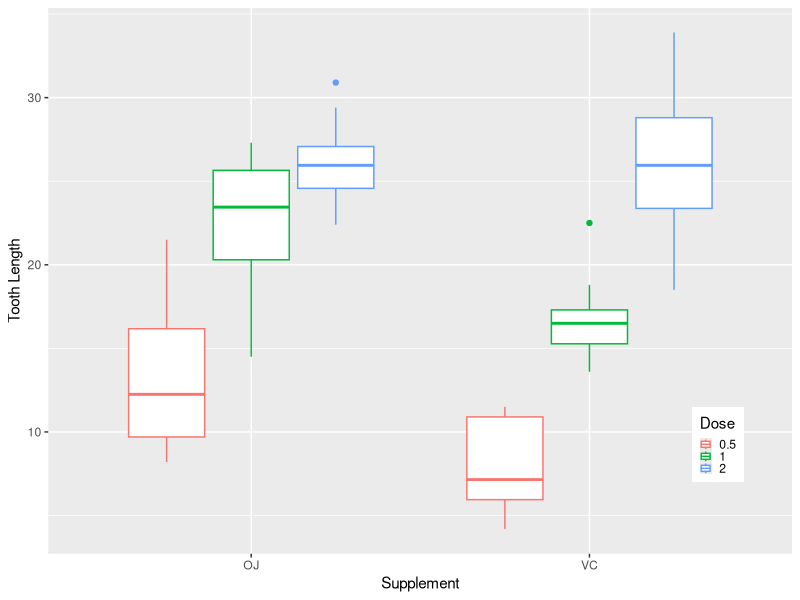
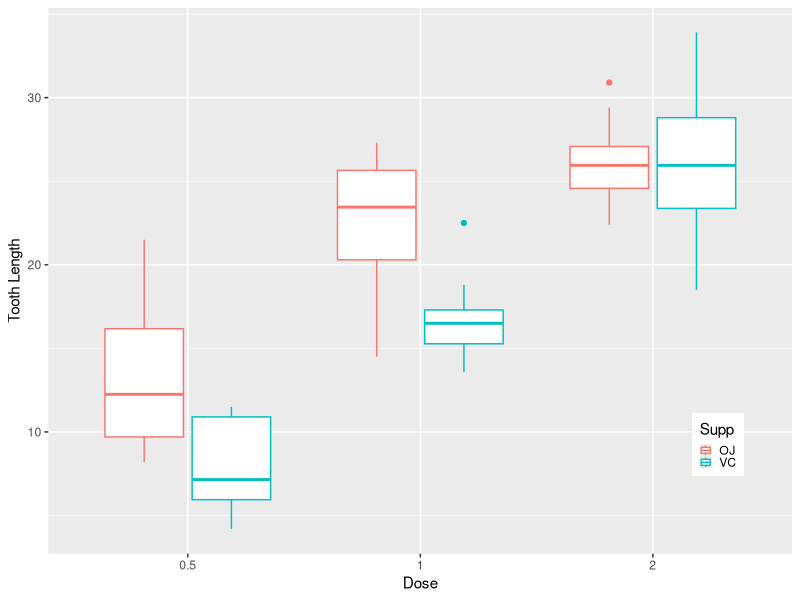

Reproduce these figures in R, in order.
## ---- chunk 1
require(knitr)
require(markdown)

knitr::opts_chunk$set(echo = TRUE)
## ---- chunk 2
library(datasets)
library(ggplot2)
data(ToothGrowth)
tg <- ToothGrowth
tg$dose <- factor(tg$dose)
## ---- chunk 3
t.test(tg$len[tg$dose == .5 & tg$supp == "OJ"], tg$len[tg$dose == 1 & tg$supp == "OJ"])$conf.int
t.test(tg$len[tg$dose == 1 & tg$supp == "OJ"], tg$len[tg$dose == 2 & tg$supp == "OJ"])$conf.int
## ---- chunk 4
t.test(tg$len[tg$dose == .5 & tg$supp == "VC"], tg$len[tg$dose == 1 & tg$supp == "VC"])$conf.int
t.test(tg$len[tg$dose == 1 & tg$supp == "VC"], tg$len[tg$dose == 2 & tg$supp == "VC"])$conf.int
## ---- chunk 5
ggplot(tg, aes(x=supp, y=len, color=dose)) + 
  geom_boxplot () +
  labs(x="Supplement", y="Tooth Length", color="Dose") + 
  theme(legend.position=c(0.9, 0.2), legend.key.size = unit(.3, "cm"))
## ---- chunk 6
t.test(tg$len[tg$dose == .5 & tg$supp == "OJ"], tg$len[tg$dose == .5 & tg$supp == "VC"])$conf.int
## ---- chunk 7
t.test(tg$len[tg$dose == 1 & tg$supp == "OJ"], tg$len[tg$dose == 1 & tg$supp == "VC"])$conf.int
## ---- chunk 8
t.test(tg$len[tg$dose == 2 & tg$supp == "OJ"], tg$len[tg$dose == 2 & tg$supp == "VC"])$conf.int
## ---- chunk 9
ggplot(tg, aes(x=dose, y=len, color=supp)) + 
  geom_boxplot () +
  labs(x="Dose", y="Tooth Length", color="Supp") + 
  theme(legend.position=c(0.9, 0.2), legend.key.size = unit(.3, "cm"))
